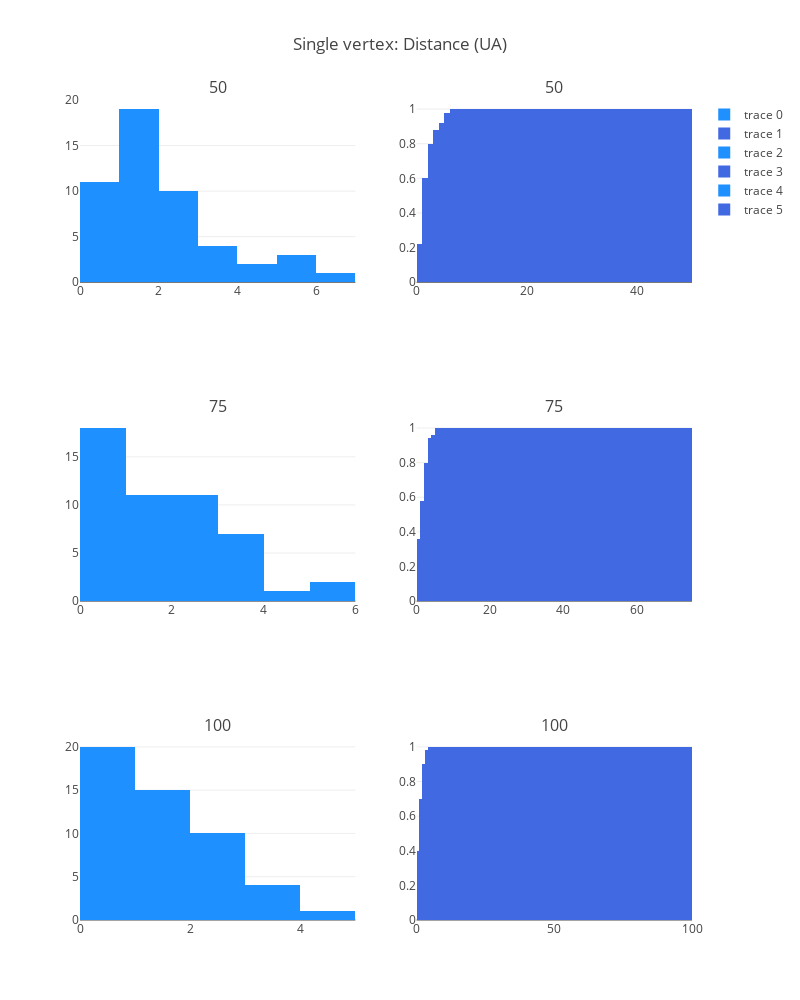

This figure's notebook cell:
### Code cell
fig['layout'].update(height=1000, width=800, title='Single vertex: Distance (UA)')
iplot(fig, filename='simple-subplot')

### Figure 1 — Plotly figure (JSON) as saved in the notebook; plotly's stock layout.template omitted (floating-point values rounded to 4 significant figures)
{"data": [{"marker": {"color": "dodgerblue"}, "type": "histogram", "x": [1, 0, 1, 1, 0, 2, 1, 2, 1, 5, 2, 5, 1, 4, 1, 3, 0, 1, 0, 1, 1, 0, 1, 0, 0, 1, 1, 0, 2, 1, 3, 1, 1, 0, 5, 1, 2, 2, 4, 1, 2, 0, 3, 2, 2, 2, 0, 1, 3, 6], "xaxis": "x1", "xbins": {"end": 50, "size": 1, "start": 0}, "yaxis": "y1"}, {"cumulative": {"enabled": true}, "histnorm": "probability", "marker": {"color": "royalblue"}, "type": "histogram", "x": [1, 0, 1, 1, 0, 2, 1, 2, 1, 5, 2, 5, 1, 4, 1, 3, 0, 1, 0, 1, 1, 0, 1, 0, 0, 1, 1, 0, 2, 1, 3, 1, 1, 0, 5, 1, 2, 2, 4, 1, 2, 0, 3, 2, 2, 2, 0, 1, 3, 6], "xaxis": "x2", "xbins": {"end": 50, "size": 1, "start": 0}, "yaxis": "y2"}, {"marker": {"color": "dodgerblue"}, "type": "histogram", "x": [0, 2, 0, 1, 0, 1, 2, 3, 0, 0, 3, 0, 2, 3, 4, 0, 1, 1, 0, 3, 1, 2, 5, 1, 2, 5, 3, 0, 2, 3, 0, 1, 2, 0, 1, 1, 1, 2, 0, 0, 1, 2, 0, 0, 2, 0, 0, 2, 0, 3], "xaxis": "x3", "xbins": {"end": 75, "size": 1, "start": 0}, "yaxis": "y3"}, {"cumulative": {"enabled": true}, "histnorm": "probability", "marker": {"color": "royalblue"}, "type": "histogram", "x": [0, 2, 0, 1, 0, 1, 2, 3, 0, 0, 3, 0, 2, 3, 4, 0, 1, 1, 0, 3, 1, 2, 5, 1, 2, 5, 3, 0, 2, 3, 0, 1, 2, 0, 1, 1, 1, 2, 0, 0, 1, 2, 0, 0, 2, 0, 0, 2, 0, 3], "xaxis": "x4", "xbins": {"end": 75, "size": 1, "start": 0}, "yaxis": "y4"}, {"marker": {"color": "dodgerblue"}, "type": "histogram", "x": [0, 1, 1, 0, 3, 1, 3, 1, 2, 4, 0, 1, 0, 1, 2, 0, 1, 2, 1, 2, 2, 1, 2, 1, 0, 0, 3, 1, 0, 2, 0, 0, 0, 3, 2, 1, 0, 0, 0, 0, 0, 0, 2, 0, 0, 2, 1, 1, 1, 0], "xaxis": "x5", "xbins": {"end": 100, "size": 1, "start": 0}, "yaxis": "y5"}, {"cumulative": {"enabled": true}, "histnorm": "probability", "marker": {"color": "royalblue"}, "type": "histogram", "x": [0, 1, 1, 0, 3, 1, 3, 1, 2, 4, 0, 1, 0, 1, 2, 0, 1, 2, 1, 2, 2, 1, 2, 1, 0, 0, 3, 1, 0, 2, 0, 0, 0, 3, 2, 1, 0, 0, 0, 0, 0, 0, 2, 0, 0, 2, 1, 1, 1, 0], "xaxis": "x6", "xbins": {"end": 100, "size": 1, "start": 0}, "yaxis": "y6"}], "layout": {"annotations": [{"font": {"size": 16}, "showarrow": false, "text": "50", "x": 0.225, "xanchor": "center", "xref": "paper", "y": 1, "yanchor": "bottom", "yref": "paper"}, {"font": {"size": 16}, "showarrow": false, "text": "50", "x": 0.775, "xanchor": "center", "xref": "paper", "y": 1, "yanchor": "bottom", "yref": "paper"}, {"font": {"size": 16}, "showarrow": false, "text": "75", "x": 0.225, "xanchor": "center", "xref": "paper", "y": 0.6111, "yanchor": "bottom", "yref": "paper"}, {"font": {"size": 16}, "showarrow": false, "text": "75", "x": 0.775, "xanchor": "center", "xref": "paper", "y": 0.6111, "yanchor": "bottom", "yref": "paper"}, {"font": {"size": 16}, "showarrow": false, "text": "100", "x": 0.225, "xanchor": "center", "xref": "paper", "y": 0.2222, "yanchor": "bottom", "yref": "paper"}, {"font": {"size": 16}, "showarrow": false, "text": "100", "x": 0.775, "xanchor": "center", "xref": "paper", "y": 0.2222, "yanchor": "bottom", "yref": "paper"}], "height": 1000, "title": "Single vertex: Distance (UA)", "width": 800, "xaxis1": {"anchor": "y1", "domain": [0, 0.45]}, "xaxis2": {"anchor": "y2", "domain": [0.55, 1]}, "xaxis3": {"anchor": "y3", "domain": [0, 0.45]}, "xaxis4": {"anchor": "y4", "domain": [0.55, 1]}, "xaxis5": {"anchor": "y5", "domain": [0, 0.45]}, "xaxis6": {"anchor": "y6", "domain": [0.55, 1]}, "yaxis1": {"anchor": "x1", "domain": [0.7778, 1]}, "yaxis2": {"anchor": "x2", "domain": [0.7778, 1]}, "yaxis3": {"anchor": "x3", "domain": [0.3889, 0.6111]}, "yaxis4": {"anchor": "x4", "domain": [0.3889, 0.6111]}, "yaxis5": {"anchor": "x5", "domain": [0, 0.2222]}, "yaxis6": {"anchor": "x6", "domain": [0, 0.2222]}}}
